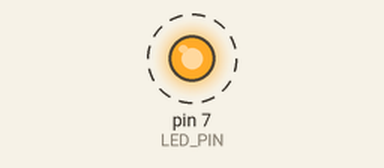
Simulated run of this sketch. Board: Arduino Uno, built with avr-gcc and run on an emulated ATmega328P. Parts: output pins drawn as LEDs (lit = HIGH). Dashed ring = blinking. What the sketch prints to the serial monitor is not drawn.

Above: at 0.2 s.
Timing chart, 0 to 3.0 s (numbered marks = the images above):
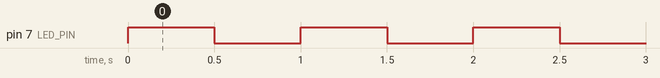

The sketch:

Blink_LED.ino
```cpp
//Demo code to Blink onboard LED

#define LED_PIN 7  // GPIO7, change GPIOs as per your micro board

void setup() {
  pinMode(LED_PIN, OUTPUT);
  Serial.begin(9600);
}

void loop() {
  digitalWrite(LED_PIN, HIGH); // Turn LED ON
  Serial.println("LED ON");
  delay(500);

  digitalWrite(LED_PIN, LOW);  // Turn LED OFF
  Serial.println("LED OFF");
  delay(500);
}
```

Measured:
- by itself, pin 7 (LED_PIN): alternates HIGH for 0.50 s and LOW for 0.50 s
